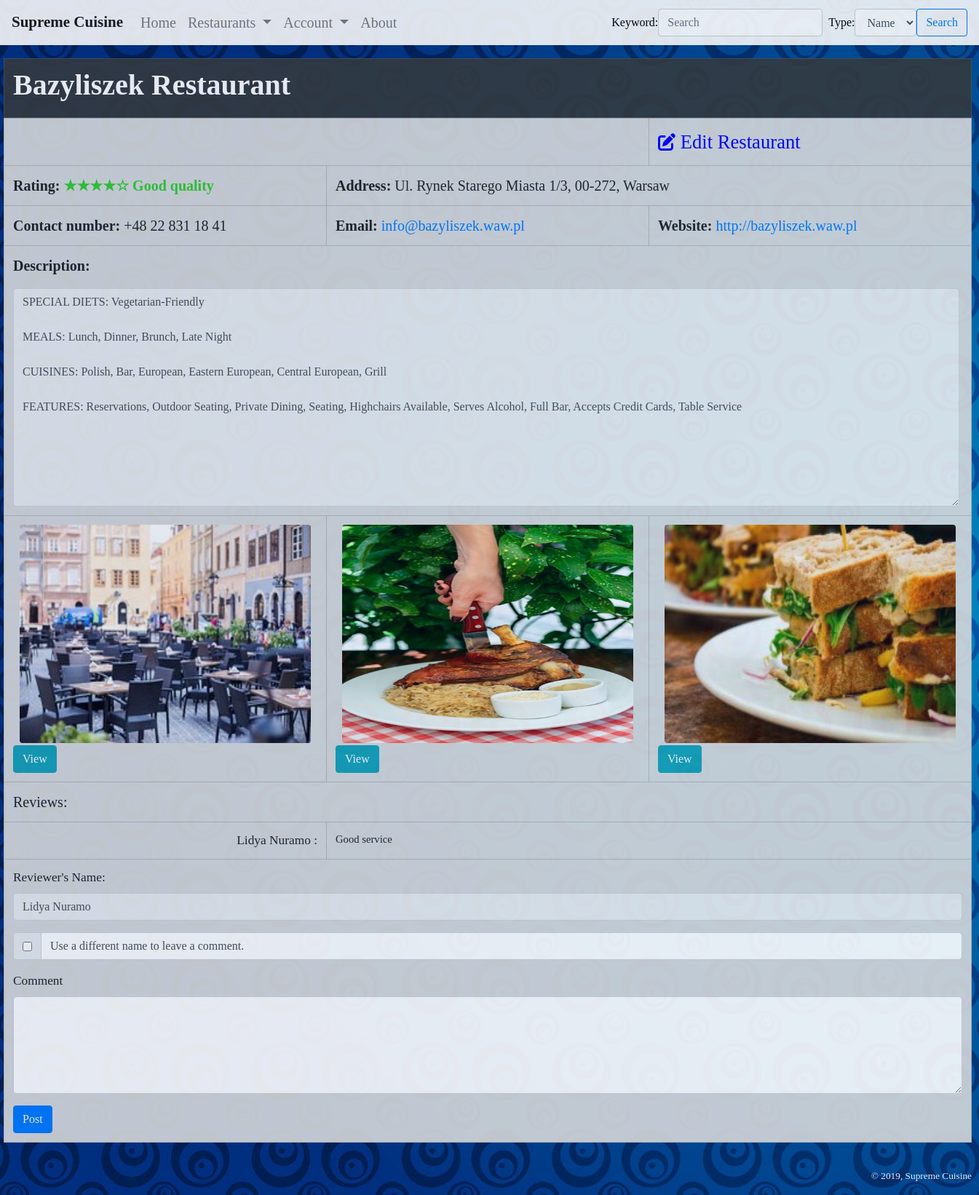
Page /restaurant.php?id=2 (signed in) on the committed database.
### tables this page shows
CREATE TABLE `rating` (
  `RateID` int(11) NOT NULL,
  `Rating` varchar(1000) NOT NULL
);

CREATE TABLE `image` (
  `ImageID` int(11) NOT NULL,
  `RestID` int(11) NOT NULL,
  `Image` varchar(1000) NOT NULL,
  `FileName` varchar(255) NOT NULL,
  `Description` text NOT NULL
);

CREATE TABLE `review` (
  `RevID` int(11) NOT NULL,
  `RestID` int(11) NOT NULL,
  `ReviewerName` varchar(255) NOT NULL,
  `Comment` text NOT NULL
);

### lib/database.php (called while the page is built, shortened)
<?php
class Database
{
	private $connection = null;
	private $results = array();
	private $host = "localhost";
	private $port = 3307;
	private $db = "restaurants";
	private $user = "root";
	private $password = "";
	private $db_prefix = "";
	function __construct() {
		$this->connection = $this->connect($this->host, $this->user, $this->password, $this->db, $this->port);
	}
	function getRows($table, $fields = "*", $data = array(), $glue = "AND", $orderBy = null, $limit = null) {
		$cnt_data = count($data);
		$clause = "";
		$this->results = array();
		if($cnt_data) {
			$where = array();
			foreach ($data as $key => $value) {
				$where[] = "`".$key."` ".$value;
			}
			$clause = " WHERE ".implode(" ".$glue." ", $where);
		}
		if($limit) {
			$limit = " LIMIT ".$limit;
		}
		$q = "SELECT ".$fields." FROM `".$this->db_prefix.$table."`".$clause.$orderBy.$limit;
		$result = $this->query($q);
		while($row = $this->fetchRows($result)) {
			$this->results[] = $row;
		}
		return $this->results;
	}
	function getRow($table, $fields = "*", $data = array(), $glue = "AND", $orderBy = null) {
		$this->getRows($table, $fields, $data, $glue, $orderBy, 1);
		return (!empty($this->results[0]) ? $this->results[0] : array());
	}
	private function connect($host, $user, $password, $db, $port) {
		return mysqli_connect($host, $user, $password, $db, $port);
	}
	function query($sql) {
		$query = mysqli_query($this->connection, $sql);
		return $query;
	}
	private function fetchRows($result) {
		return mysqli_fetch_assoc($result);
	}
}
?>

### restaurant.php (the view, shortened to what this page needs)
<?php
  include('header.php');
  if(isset($_SESSION['username'])){
?>
        <div class="row">
            <div class="col-sm-12" style="margin-left: 90px;">
              <table class="table table-bordered table-secondary" style="width: 1330px;">
                <tbody>
                  <?php
                    $id=$_GET['id'];
                    $where['RestID']= '='.$id;
                    $database=new Database();
                    $results1=$database->getRow("Restaurants","*",$where);
                    $results3=$database->getRows("Image","*",$where);
                    $results4=$database->getRows("Review","*",$where);
                  ?>
                  <thead class='thead-dark'><tr><th colspan='3'><h1 style='text-align: left;font-weight: bold;'><?php echo $results1['Name']?> Restaurant</h1></th></tr></thead>
                  <tr>
                    <tr>
                      <td colspan='2'></td><td><a href="edit.php?id=<?php echo $id;?>" style="color: blue;"> <i class='fas fa-edit' style='font-size:24px'></i> Edit Restaurant</a></td>
                    </tr>
                    <tr style='font-size:15pt;'>
                      <td><font style="font-weight: bold;">Rating:</font>
                        <?php
                        $rate=$results1['Rating'];
                        $where2['RateID']= '='.$rate;
                        $results5=$database->getRow("Rating","*",$where2);
                        switch($rate){
                          case "4":
                            echo "<font style='font-weight: bold;color:rgb(50,205,50)'>★★★★☆   ";
                            echo $results5['Rating']."</font>";
                            break;
                        }
                        ?>
                      </td>
                      <td colspan='2'><font style="font-weight: bold;">Address: </font><?php echo $results1['Address'] ?>, <?php echo $results1['CityName']?></td>
                    </tr>
                    <tr style='font-size:15pt;'>
                      <td><font style="font-weight: bold;"> Contact number: </font><?php echo $results1['ContactNum']?></td>
                      <td><font style="font-weight: bold;"> Email: </font><a href='mailto:<?php echo $results1['Email']?>' target='_blank'><?php echo $results1['Email']?></a></td>
                      <td><font style="font-weight: bold;"> Website:  </font><a href='<?php echo $results1['Website']?>' target='_blank'><?php echo $results1['Website']?></a></td>
                    </tr>
                    <tr style='font-size:12pt;'><td colspan='3'><p style='font-size:15pt;font-weight: bold;'>Description:</p><textarea class='form-control' name='Description' rows='8'style="width: 1300px;height: 300px;" name="desc" required disabled="true"><?php echo $results1['Description']?></textarea></td></tr><tr>
                    <?php
                    $num=0;
                    foreach($results3 as $result){
                      if ($num==0)
                      {?>
                      <td><img src='<?php echo $result['Image']?>' class='rounded mx-auto d-block' style='width:400px;height:300px;'>
                        <button type="button" class="btn btn-info" data-toggle="modal" data-target="#image1">
                          View
                        </button>
                        </td>
                      <?php
                        $num++;}
                      else if ($num==1){?>
                        <td><img src='<?php echo $result['Image']?>' class='rounded mx-auto d-block'style='width:400px;height:300px;'>
                          <button type="button" class="btn btn-info" data-toggle="modal" data-target="#image2">
                          View
                        </button>
                          </td>
                        <?php
                        $num++;
                      }
                      else if ($num==2){?>
                        <td><img src='<?php echo $result['Image']?>' class='rounded mx-auto d-block' style='width:400px;height:300px;'>
                          <button type="button" class="btn btn-info" data-toggle="modal" data-target="#image3">
                          View
                        </button>
                          </td>
                      </tr>
                        <?php
                        $num=0;
                      }
                    }
                    ?>
                    <td colspan='3' style='font-size:15pt;'>Reviews:</td>
                    <tr>
                    <?php
                    $rr="";
                    foreach($results4 as $result){
                      $rr=$rr."<td style='font-size:13pt; text-align:right;'>".$result['ReviewerName'].": </td>";
                      $rr=$rr."<td colspan='2' style='font-size:11pt;'>".$result['Comment']."</td></tr><tr>";
                    }
                    $rr=$rr."</tr>";
                    echo $rr;
                    ?>
                      <tr><td colspan='3' style='font-size:13pt;'>
                        <form id='form' method='POST' action='process.php?action=addcomment&id=<?php echo $id?>'>
                          <div class='form-group'>
                            <label for='formGroupExampleInput'>Reviewer's Name: </label>
                            <input type='text' class='form-control' id='ReviewerName' placeholder='<?php echo $_SESSION['username']." ".$_SESSION['lastname'];?>' value='<?php echo $_SESSION['username']." ".$_SESSION['lastname'];?> ' name="RevName" readonly="true" required>
                          </div>
                          <div class="input-group mb-3">
                            <div class="input-group-prepend">
                              <div class="input-group-text">
                                <input type="checkbox" aria-label="Checkbox for following text input" id="myCheck" onclick="check_comm()">
                              </div>
                            </div>
                            <label class="form-control" aria-label="ccount name.">Use a different name to leave a comment.
                          </div>
                        <div class='form-group'>
                          <label for='formGroupExampleInput2'>Comment</label>
                          <textarea class='form-control' name='Comment' rows='5' required></textarea></div><button type='submit' class='btn btn-primary'>Post</button>
                        </form>
                      </td>
                    </tr>
                </tbody>
              </table>
            </div>
        </div>
<?php
include('footer.php');
}
else{
    header("Location: index.php?action=noaccount");
}
?>

### header.php (shortened to what this page needs)
<!doctype html>
<html lang="en">
  <head>
    <link rel="stylesheet" href="https://stackpath.bootstrapcdn.com/bootstrap/4.3.1/css/bootstrap.min.css">
    <link rel="stylesheet" type="text/css" href="css/index.css">
  </head>
  <body background="images/pattern 2.jpg">
    <section style="font-size: 15pt;color:black;">
      <nav class="navbar navbar-expand-lg navbar-light bg-light" id="navbar">
        <a class="navbar-brand" href="#" style="font-weight: bold;font-size: 21px;">Supreme Cuisine</a>
        <div class="collapse navbar-collapse" id="navbarSupportedContent">
          <ul class="navbar-nav mr-auto">
            <li class="nav-item">
              <a class="nav-link" href="home.php">Home<span class="sr-only">(current)</span></a>
            </li>
            <li class="nav-item dropdown">
              <a class="nav-link dropdown-toggle" href="#" id="navbarDropdown" role="button" data-toggle="dropdown" aria-haspopup="true" aria-expanded="false">
                Restaurants
              </a>
            </li>
            <li class="nav-item dropdown">
              <a class="nav-link dropdown-toggle" href="#" id="navbarDropdown" role="button" data-toggle="dropdown" aria-haspopup="true" aria-expanded="false">
                Account
              </a>
            </li>
            <li class="nav-item">
              <a class="nav-link" href="about.php">About</a>
            </li>
          </ul>
          <form class="form-inline my-2 my-lg-0" action="search.php" method="POST">
            <font color="black" size="3">Keyword: </font>
            <input class="form-control mr-sm-2" type="search" placeholder="Search" aria-label="Search" id='search' name="Keyword" required>
            <font color="black" size="3">Type: </font>
            <select class="form-control" id="exampleFormControlSelect1" name="type" required>
              <option value="Name" >Name</option>
            </select>
            <input type="submit" class="btn btn-outline-primary" name="submit" value="Search">
          </form>
        </div>
      </nav>
    </section>
    <div class="all">
      <div class="container" style="margin-top: 80px;margin-left:-100px;font-size: 200%;">

### footer.php (shortened to what this page needs)
         </div>
    </div>
    <div class="Footer" id="Footer">
        <p align="right" style="margin-right: 10px;margin-top: 20px;color:white;"> © 2019, Supreme Cuisine </p>
    </div>
    <link rel="stylesheet" type="text/css" href="css/index.css">
  </body>
</html>

### css/index.css (style rules this page uses)
body { font-family:'Century Gothic'; font-size:10.0pt; background-image:url(../images/pattern 2.jpg); background-size:cover; background-attachment:fixed; padding:0px 0px 0px 0px; position: relative; z-index: -1; opacity: 0.9; }
#navbar { overflow: visible; background-color: #333; position: fixed; top: 0; width: 100%; z-index: 10; }

### rows in the picture
rating: Rating "Good quality"
review: ReviewerName "Lidya Nuramo", Comment "Good service"

### other values in the picture
$results1['Name'] "Bazyliszek"
$results1['Address'] "Ul. Rynek Starego Miasta 1/3, 00-272"
$results1['CityName'] "Warsaw"
$results1['ContactNum'] "+48 22 831 18 41"
$results1['Email'] "info@bazyliszek.waw.pl"
$results1['Website'] "http://bazyliszek.waw.pl"
